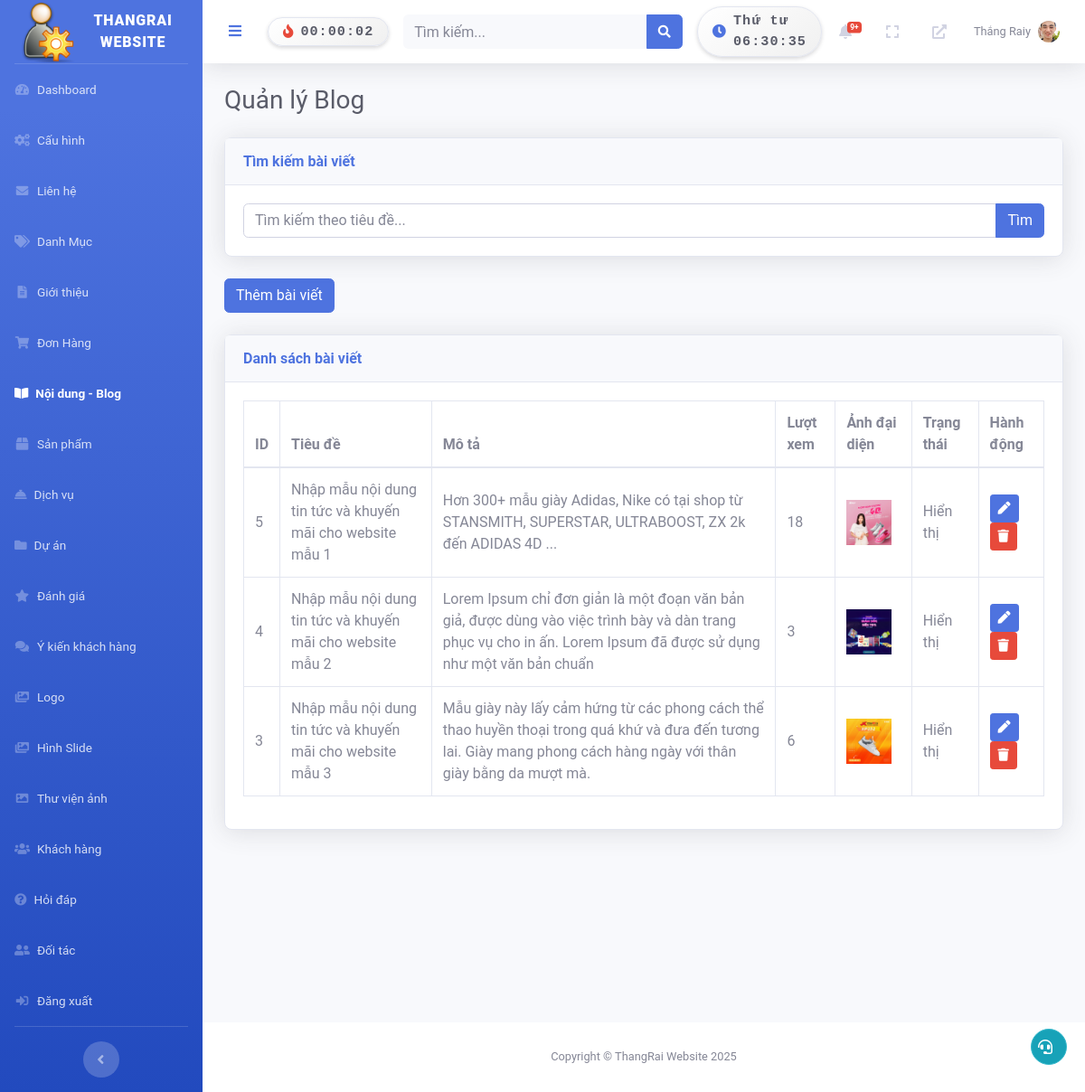
The app's page /admin/index.php?page=blog (signed in) with its own data.
### tables this page shows
CREATE TABLE `blogs` (
  `id` int NOT NULL,
  `title` varchar(255) NOT NULL,
  `slug` varchar(255) NOT NULL,
  `description` text NOT NULL,
  `content` longtext NOT NULL,
  `views` int DEFAULT '0',
  `thumbnail` varchar(255) DEFAULT NULL,
  `is_published` tinyint(1) DEFAULT '1',
  `seo_title` varchar(255) DEFAULT NULL,
  `seo_description` varchar(160) DEFAULT NULL,
  `seo_keywords` text,
  `created_at` timestamp NULL DEFAULT CURRENT_TIMESTAMP,
  `updated_at` timestamp NULL DEFAULT CURRENT_TIMESTAMP ON UPDATE CURRENT_TIMESTAMP
);

### admin/pages/blog/index.php (the view, shortened to what this page needs)
<?php
require_once 'C:/laragon/www/2/admin/config/db_connect.php';
$search = isset($_GET['search']) ? trim($_GET['search']) : '';
$search_query = $search ? "WHERE title LIKE ?" : '';
$sql = "SELECT * FROM blogs $search_query ORDER BY created_at DESC";
$stmt = $pdo->prepare($sql);
if ($search) {
    $stmt->execute(["%$search%"]);
} else {
    $stmt->execute();
}
$blogs = $stmt->fetchAll(PDO::FETCH_ASSOC);
?>
<div class="d-sm-flex align-items-center justify-content-between mb-4">
    <h1 class="h3 mb-0 text-gray-800">Quản lý Blog</h1>
</div>
<div class="card shadow mb-4">
    <div class="card-header py-3">
        <h6 class="m-0 font-weight-bold text-primary">Tìm kiếm bài viết</h6>
    </div>
    <div class="card-body">
        <form method="GET" action="?page=blog">
            <div class="input-group">
                <input type="text" class="form-control" name="search" value="<?php echo htmlspecialchars($search); ?>" placeholder="Tìm kiếm theo tiêu đề...">
                <div class="input-group-append">
                    <button class="btn btn-primary" type="submit">Tìm</button>
                </div>
            </div>
        </form>
    </div>
</div>
<div class="mb-4">
    <a href="?page=blog&subpage=add" class="btn btn-primary">Thêm bài viết</a>
</div>
<div class="card shadow mb-4">
    <div class="card-header py-3">
        <h6 class="m-0 font-weight-bold text-primary">Danh sách bài viết</h6>
    </div>
    <div class="card-body">
        <div class="table-responsive">
            <table class="table table-bordered" width="100%" cellspacing="0">
                <thead>
                    <tr>
                        <th>ID</th>
                        <th>Tiêu đề</th>
                        <th>Mô tả</th>
                        <th>Lượt xem</th>
                        <th>Ảnh đại diện</th>
                        <th>Trạng thái</th>
                        <th>Hành động</th>
                    </tr>
                </thead>
                <tbody>
                    <?php foreach ($blogs as $blog): ?>
                        <tr>
                            <td><?php echo $blog['id']; ?></td>
                            <td><?php echo htmlspecialchars($blog['title']); ?></td>
                            <td><?php echo htmlspecialchars($blog['description']); ?></td>
                            <td><?php echo $blog['views']; ?></td>
                            <td>
                                <?php if ($blog['thumbnail']): ?>
                                    <img src="/2/admin/<?php echo $blog['thumbnail']; ?>" width="50" alt="Thumbnail">
                                <?php endif; ?>
                            </td>
                            <td><?php echo $blog['is_published'] ? 'Hiển thị' : 'Ẩn'; ?></td>
                            <td>
                                <a href="?page=blog&subpage=edit&id=<?php echo $blog['id']; ?>" class="btn btn-sm btn-primary" title="Sửa">
                                    <i class="fas fa-pen"></i>
                                </a>
                                <a href="?page=blog&subpage=delete&id=<?php echo $blog['id']; ?>" class="btn btn-sm btn-danger" onclick="return confirm('Xóa bài viết này?');" title="Xóa">
                                    <i class="fas fa-trash"></i>
                                </a>
                            </td>
                        </tr>
                    <?php endforeach; ?>
                </tbody>
            </table>
        </div>
    </div>
</div>

### admin/includes/topbar.php (shortened to what this page needs)
<?php
require_once 'C:/laragon/www/2/admin/config/db_connect.php';
$admin_id = $_SESSION['admin_id'] ?? null;
$avatar = null;
$new_orders_count = 0;
if ($admin_id) {
    $stmt = $pdo->prepare("SELECT avatar FROM admins WHERE id = ?");
    $stmt->execute([$admin_id]);
    $admin = $stmt->fetch(PDO::FETCH_ASSOC);
    $avatar = $admin['avatar'] ?? null;
    $stmt = $pdo->prepare("SELECT COUNT(*) as count FROM orders WHERE status = 'pending'");
    $stmt->execute();
    $new_orders_count = $stmt->fetch(PDO::FETCH_ASSOC)['count'];
}
?>
<nav class="navbar navbar-expand navbar-light bg-white topbar mb-4 static-top shadow">
    <button id="sidebarToggleTop" class="btn btn-link rounded-circle mr-3">
        <i class="fa fa-bars"></i>
    </button>
<div class="clock-box d-flex align-items-center px-3 py-1 shadow-sm mr-3" id="countdown-box" data-tooltip="">
    <i class="fas fa-fire mr-2 text-danger"></i>
    <span id="countdown" class="font-monospace text-dark">00:00:00</span>
</div>
    <form class="container search-container">
        <div class="input-group search-input-group">
            <input type="text" class="form-control bg-light border-0 small" placeholder="Tìm kiếm..." id="search-input">
            <div class="input-group-append">
                <button class="btn btn-primary" type="button" id="search-button">
                    <i class="fas fa-search fa-sm"></i>
                </button>
            </div>
        </div>
    </form>
<div class="ml-3 d-none d-md-flex align-items-center" id="clock-container">
    <div class="clock-box d-flex align-items-center px-3 py-1 shadow-sm">
        <i class="fas fa-clock mr-2 text-primary"></i>
        <span id="clock" class="font-monospace text-dark"></span>
    </div>
</div>
    <ul class="navbar-nav ml-auto">
        <li class="nav-item dropdown no-arrow mx-1">
            <a class="nav-link dropdown-toggle" href="#" id="ordersDropdown" role="button" data-toggle="dropdown">
                <i class="fas fa-bell fa-fw"></i>
                <?php if ($new_orders_count > 0): ?>
                    <span class="badge badge-danger badge-counter"><?php echo $new_orders_count > 9 ? '9+' : $new_orders_count; ?></span>
                <?php endif; ?>
            </a>
        </li>
        <li class="nav-item no-arrow mx-1">
            <a class="nav-link" href="#" id="fullscreenToggle">
                <i class="fas fa-expand fa-fw"></i>
            </a>
        </li>
        <li class="nav-item no-arrow mx-1">
            <a class="nav-link" href="http://localhost/2/public/" target="_blank">
                <i class="fas fa-external-link-alt fa-fw"></i>
            </a>
        </li>
        <li class="nav-item dropdown no-arrow">
            <a class="nav-link dropdown-toggle" href="#" id="userDropdown" role="button" data-toggle="dropdown">
                <span class="mr-2 d-none d-lg-inline text-gray-600 small">
                    <?php echo htmlspecialchars($_SESSION['admin_name'] ?? 'Admin'); ?>
                </span>
                <?php if ($avatar): ?>
                    <img src="/2/admin/<?php echo htmlspecialchars($avatar); ?>" alt="Avatar" class="rounded-circle" style="width: 24px; height: 24px; object-fit: cover;">
                <?php else: ?>
                    <img src="/2/admin/images/default-avatar.png" alt="Default Avatar" class="rounded-circle" style="width: 24px; height: 24px; object-fit: cover;">
                <?php endif; ?>
            </a>
        </li>
    </ul>
</nav>

### admin/assets/css/custom.css (style rules this page uses)
body { font-family: 'Roboto', sans-serif; }
.table th, .table td { vertical-align: middle; }

### admin/includes/topbar.php (style rules this page uses)
form.container.search-container { max-width: 40%; }
#countdown-box { background: linear-gradient(145deg, #ffffff, #f0f0f0); border-radius: 30px; font-size: 0.95rem; font-weight: 600; color: #333; border: 1px solid #e3e6f0; transition: background 0.3s ease, box-shadow 0.3s ease; position: relative; }
#countdown { font-family: 'Courier New', monospace; letter-spacing: 1px; }
#countdown-box::after { opacity: 0; }
#clock-container .clock-box { background: linear-gradient(145deg, #ffffff, #f0f0f0); border-radius: 30px; font-size: 0.95rem; font-weight: 600; color: #333; border: 1px solid #e3e6f0; transition: background 0.3s ease, box-shadow 0.3s ease; }
#clock { font-family: 'Courier New', monospace; letter-spacing: 1px; }

### admin/pages/blog/index.php (style rules this page uses)
.card { border-radius: 8px; box-shadow: 0 4px 15px rgba(0, 0, 0, 0.1); }

### records on screen
blogs: id "5", title "Nhập mẫu nội dung tin tức và khuyến mãi cho website mẫu 1", description "Hơn 300+ mẫu giày Adidas, Nike có tại shop từ STANSMITH, SUPERSTAR, ULTRABOOST, ZX 2k đến ADIDAS 4D ...", views "18", thumbnail (picture), is_published "Hiển thị"
blogs: id "4", title "Nhập mẫu nội dung tin tức và khuyến mãi cho website mẫu 2", description "Lorem Ipsum chỉ đơn giản là một đoạn văn bản giả, được dùng vào việc trình bày và dàn trang phục vụ cho in ấn. Lorem Ipsum đã được sử dụng như một văn bản chuẩn", views "3", thumbnail (picture), is_published "Hiển thị"
blogs: id "3", title "Nhập mẫu nội dung tin tức và khuyến mãi cho website mẫu 3", description "Mẫu giày này lấy cảm hứng từ các phong cách thể thao huyền thoại trong quá khứ và đưa đến tương lai. Giày mang phong cách hàng ngày với thân giày bằng da mượt mà.", views "6", thumbnail (picture), is_published "Hiển thị"

### other values on screen
SITE_NAME "THANGRAI WEBSITE"
$_SESSION['admin_name'] "Thắng Raiy"
SITE_NAME "ThangRai Website"
